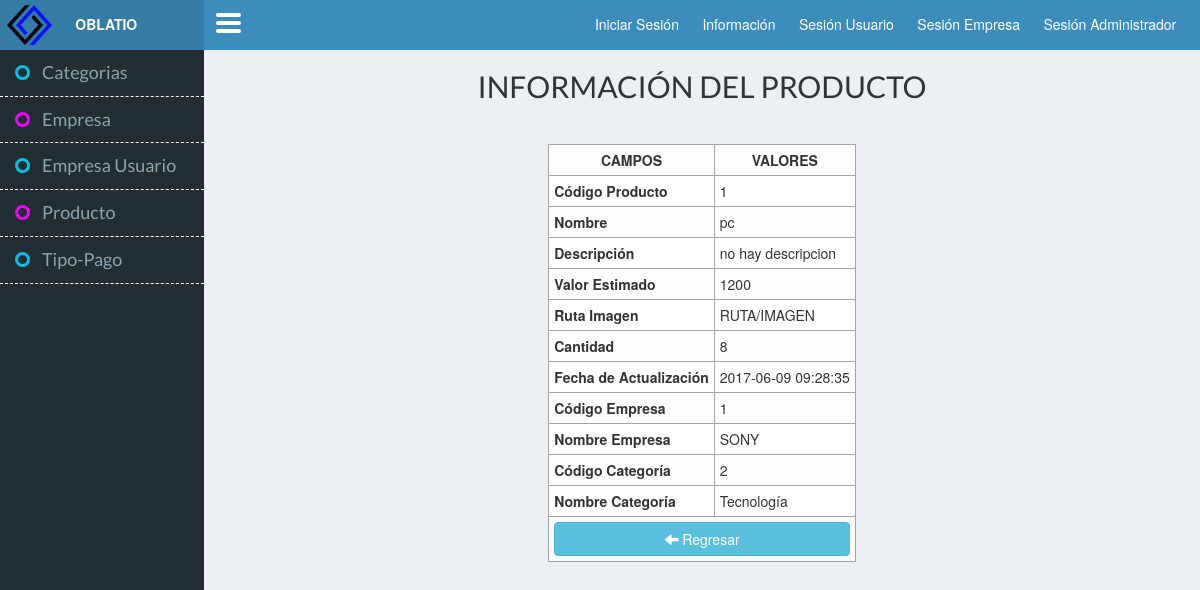
The app's page /index.php?controller=Producto&action=ver&codigo=1 with its own data.
### tables this page shows
CREATE TABLE `producto` (
  `pro_id` int(11) NOT NULL,
  `pro_nombre` varchar(50) NOT NULL,
  `pro_descripcion` varchar(150) NOT NULL,
  `pro_valor_estimado` int(10) NOT NULL,
  `pro_imagen` varchar(60) NOT NULL,
  `pro_cantidad` int(7) NOT NULL,
  `pro_fecha_actualizacion` datetime NOT NULL,
  `fk_emp_cod` int(11) NOT NULL,
  `fk_cat_id` int(11) NOT NULL
);

CREATE TABLE `empresa` (
  `emp_cod` int(11) NOT NULL,
  `emp_nit` varchar(30) NOT NULL,
  `emp_nombre` varchar(50) NOT NULL,
  `emp_direccion` varchar(50) NOT NULL,
  `emp_telefono` varchar(10) NOT NULL,
  `emp_extension` varchar(6) DEFAULT NULL,
  `emp_correo` varchar(50) NOT NULL,
  `emp_usuario` varchar(30) NOT NULL,
  `emp_contrasena` varchar(250) NOT NULL,
  `emp_estado` tinyint(1) NOT NULL,
  `emp_fecha_vinculacion` date NOT NULL,
  `emp_fecha_aprobacion` date DEFAULT NULL,
  `emp_imagen` varchar(60) DEFAULT NULL,
  `fk_ciu_id` int(11) NOT NULL,
  `fk_adm_id` int(11) DEFAULT NULL
);

CREATE TABLE `categoria` (
  `cat_id` int(11) NOT NULL,
  `cat_nombre` varchar(30) NOT NULL,
  `cat_descripcion` varchar(200) NOT NULL
);

### core/ControladorBase.php (called while the page is built, shortened)
<?php
class ControladorBase {
    protected $layout;
    public function __construct() {
        require_once 'Conectar.php';
        require_once 'EntidadBase.php';
        if (isset($_SESSION['adm_tipo_administrador'])) {
            $this->layout = 'admin';
        }elseif (isset ( $_SESSION['emp_cod'])) {
            $this->layout = 'empresa';
        } elseif (isset ( $_SESSION['usu_cod'])) {
            $this->layout = 'usuario';
        }
        else {
            $this->layout = 'principal';
        }
    }
    public function view($vista, $datos = null) {
        require_once 'view/layouts/' . $this->layout . '.php';
    }
}
?>

### core/Conectar.php (called while the page is built)
<?php
class Conectar
{
    private $driver;
    private $host, $user, $pass, $database, $charset;
    public function __construct()
    {
        $db_cfg = require_once 'config/database.php';
        $this->driver =$db_cfg["driver"];
        $this->host =$db_cfg["host"];
        $this->user =$db_cfg["user"];
        $this->pass =$db_cfg["pass"];
        $this->database =$db_cfg["database"];
        $this->charset =$db_cfg["charset"];
    }
    public function conexion()
    {
        if ($this->driver == "mysql" || $this->driver == null){
            $con = new mysqli($this->host, $this->user, $this->pass, $this->database);
            $con->query("SET NAMES '".$this->charset."'");
        }
        return $con;
    }
}
?>

### config/database.php (called while the page is built)
<?php
return array(
    "driver"    =>"mysql",
    "host"      =>"localhost",
    "user"      =>"root",
    "pass"      =>"",
    "database"  =>"oblatio_mvc_bd",
    "charset"   =>"utf8"
);
?>

### model/Producto.php (called while the page is built, shortened)
<?php
class Producto extends EntidadBase {
    public function __construct($adapter) {
        $table = "producto";
    }
    public function joinProductoCategoriaEmpresa() {
        $query = "SELECT producto.pro_id, producto.pro_nombre, producto.pro_descripcion, producto.pro_valor_estimado, producto.pro_imagen, producto.pro_cantidad, producto.pro_fecha_actualizacion, producto.fk_emp_cod, producto.fk_cat_id, empresa.emp_nombre, categoria.cat_nombre
        FROM producto INNER JOIN empresa
        on producto.fk_emp_cod = empresa.emp_cod
        INNER JOIN categoria
        ON producto.fk_cat_id = categoria.cat_id;";
        $mostrar = $this->db()->query($query);
        $row = $mostrar->fetch_object();
            $resultSet = $row;
        return $resultSet;
    }
}
?>

### core/EntidadBase.php (called while the page is built, shortened)
<?php
class EntidadBase {
    private $db;
    public function __construct($table, $adapter) {
        $this->db = $adapter;
    }
    public function db() {
        return $this->db;
    }
}
?>

### view/producto/verProductosView.php (the view)
<div id="" class="col-xs-13">
    <h3 class="textoCentrado FuenteTitulo tamanioFuente2">INFORMACIÓN DEL PRODUCTO</h3>
    <hr/>
</div>
<div id="" class="col-xs-12">
    <table id="tabla" class="centrarTabla">
        <thead>
            <tr>
                <th class="textoCentrado">CAMPOS</th>
                <th class="textoCentrado">VALORES</th>
            </tr>
        </thead>
        <tbody>
            <?php
            if (isset($getEdit)) {
                ?>
                <tr>
                    <td><strong>Código Producto</strong></td>
                    <td><?php echo $getEdit->pro_id; ?></td>
                </tr>
                <tr>
                    <td><strong>Nombre</strong></td>
                    <td><?php echo $getEdit->pro_nombre; ?></td>
                </tr>
                <tr>
                    <td><strong>Descripción</strong></td>
                    <td><?php echo $getEdit->pro_descripcion; ?></td>
                </tr>
                <tr>
                    <td><strong>Valor Estimado</strong></td>
                    <td><?php echo $getEdit->pro_valor_estimado; ?></td>
                </tr>
                <tr>
                    <td><strong>Ruta Imagen</strong></td>
                    <td><?php echo $getEdit->pro_imagen; ?></td>
                </tr>
                <tr>
                    <td><strong>Cantidad</strong></td>
                    <td><?php echo $getEdit->pro_cantidad; ?></td>
                </tr>
                <tr>
                    <td><strong>Fecha de Actualización</strong></td>
                    <td><?php echo $getEdit->pro_fecha_actualizacion; ?></td>
                </tr>
                <tr>
                    <td><strong>Código Empresa</strong></td>
                    <td><?php echo $getEdit->fk_emp_cod; ?></td>
                </tr>
                <tr>
                    <td><strong>Nombre Empresa</strong></td>
                    <td><?php echo $getEdit->emp_nombre; ?></td>
                </tr>
                <tr>
                    <td><strong>Código Categoría</strong></td>
                    <td><?php echo $getEdit->fk_cat_id ?></td>
                </tr>
                <tr>
                    <td><strong>Nombre Categoría</strong></td>
                    <td><?php echo $getEdit->cat_nombre; ?></td>
                </tr>
                <tr class="">
                    <td colspan="2">
                        <a href = "<?php echo "index.php?controller=producto&action=index"; ?>" class="btn btn-info btn-block">
                            <i class="glyphicon glyphicon-arrow-left"></i>
                            Regresar
                        </a>
                    </td>
                </tr>
                <?php
            }
            ?>
        </tbody>
    </table>
</div>

### css/cssPrincipal.css (style rules this page uses)
body { margin: 0; padding-top: 50px; background-color: #ECF0F5; }
td, th { border: #A4A4A4 1px solid; padding: 5px; }
.centrarTabla { margin: 0 auto; }
.textoCentrado { text-align: center; }

### css/_fuentes.css (style rules this page uses)
.FuenteTitulo { font-family: 'Lato', sans-serif; }
.tamanioFuente2 { font-size: 30px; }

### records on screen
producto: pro_id "1", pro_nombre "pc", pro_descripcion "no hay descripcion", pro_valor_estimado "1200", pro_imagen "RUTA/IMAGEN", pro_cantidad "8", pro_fecha_actualizacion "2017-06-09 09:28:35", fk_emp_cod "1", fk_cat "2"
empresa: emp_nombre "SONY"
categoria: cat_nombre "Tecnología"
